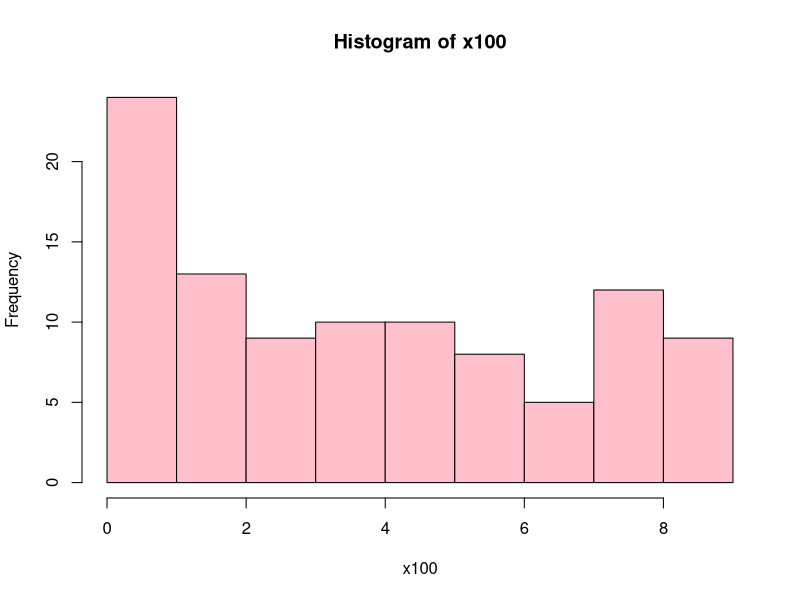
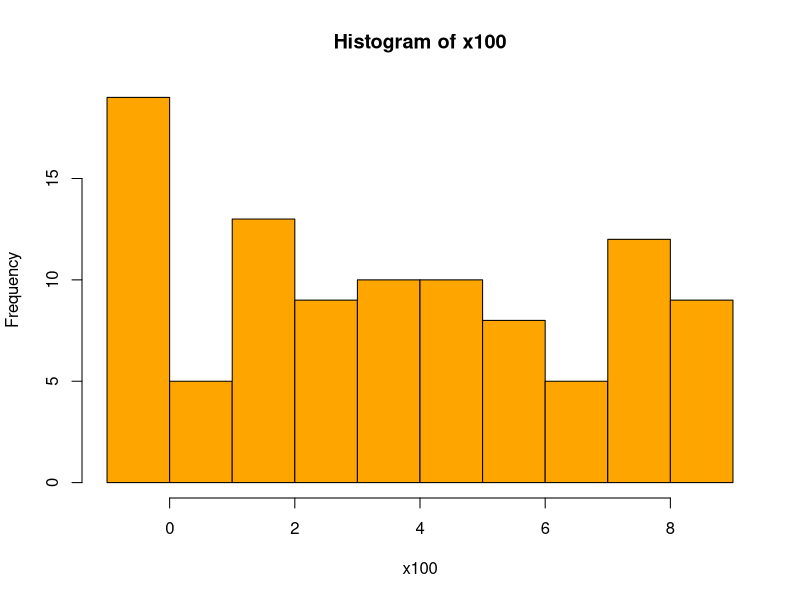
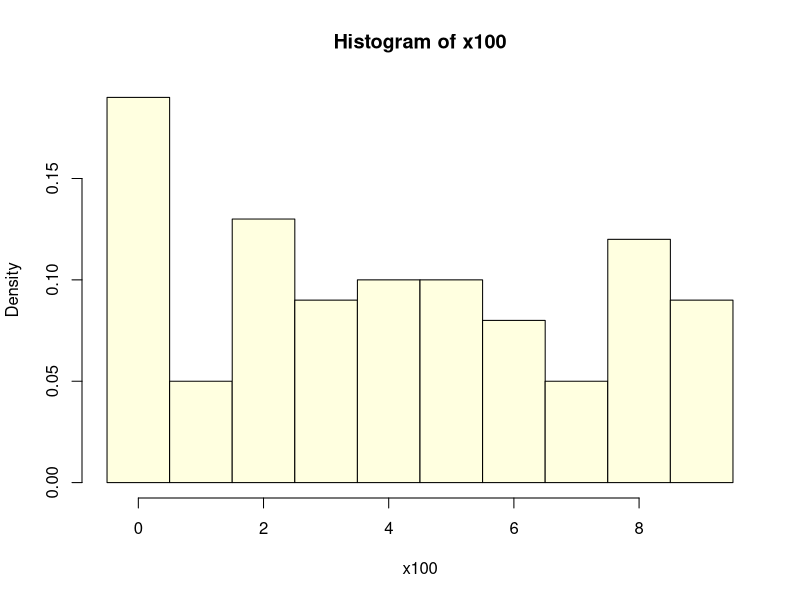
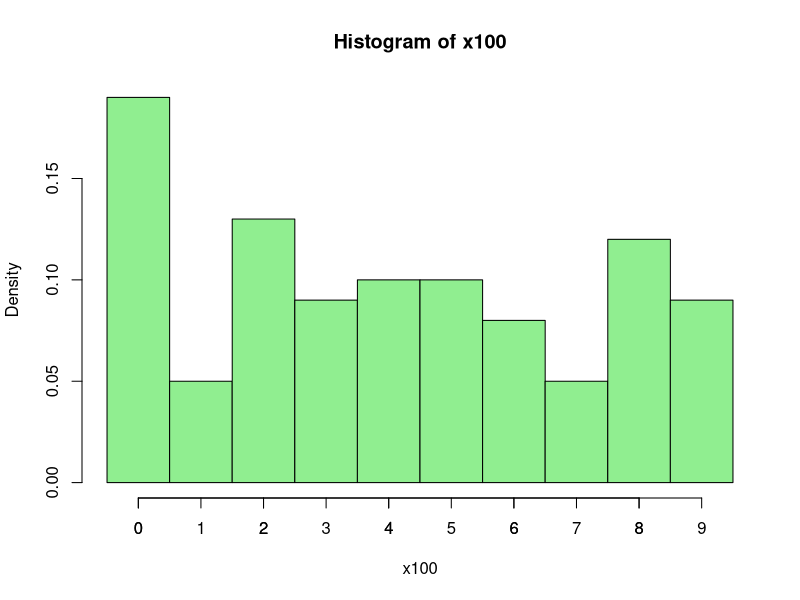

These figures' R source, in order:
#R Assignment 1 is due Monday, October 7th. Please submit the modified script ONLY via Canvas.
#I encourage you to do your work in R Studio!

"---Exercise 1---
This code generates a sample of 100 random 
digits and displays the sample data in several histograms.
Add your own comments to fully explain what each line of code does.
Each of the histograms that are created below are based on the same sample data, 
but they do not look quite the same.
Explain how and why the graphs differ."

x<-c(0,1,2,3,4,5,6,7,8,9) #You can add a comment at the end of a line.
x100<-sample(x,100, replace=TRUE)
#Or you can add comments between lines.
summary(x100)
table(x100)
hist(x100,col="pink")
hist(x100,breaks=c(-1,0,1,2,3,4,5,6,7,8,9), col="orange")
hist(x100,breaks=seq(-0.5,9.5, by=1), prob=T,col="light yellow")
{hist(x100,breaks=seq(-0.5,9.5, by=1), prob=T,col="light green")
    axis(1, at=seq(0,9, by=1))}

"---Exercise 2---
Copy and modify the code in Exercise 1 above as needed simulate the experiment described in Ercise 2 on the handout
1000 times, and generate an appropriate histogram."
#
#INSERT YOUR CODE HERE
#
"---Exercise 3---
Here's how I made a frequency distribution table from a random sample of size n.
Run the following lines of code and add copious comments to explain what each command does."
n<-sample(200:10000,1)
y<-sample(c("duck","hawk","eagle", "goose","heron", "owl"), n, replace=T,prob=c(.15, .2, .1, .25, .05, .25))
summary(y)
summary(as.factor(y))
table(y)
length(y)
table(y)/length(y)
bird.freq<-table(y)
sum.bird<-sum(bird.freq)
sum.bird
bird.relfreq<-table(y)/length(y)
old=options(digits=2)
cbind(bird.freq, bird.relfreq)

"---Exercise 4---
Create a frequency distribution table for the sample data you generated in Exercise 2.
Include frequency and relative frequency."
#
#INSERT YOUR CODE HERE
#
"Save your modified script as Lastname _R1 and submit it to the Canvas site."